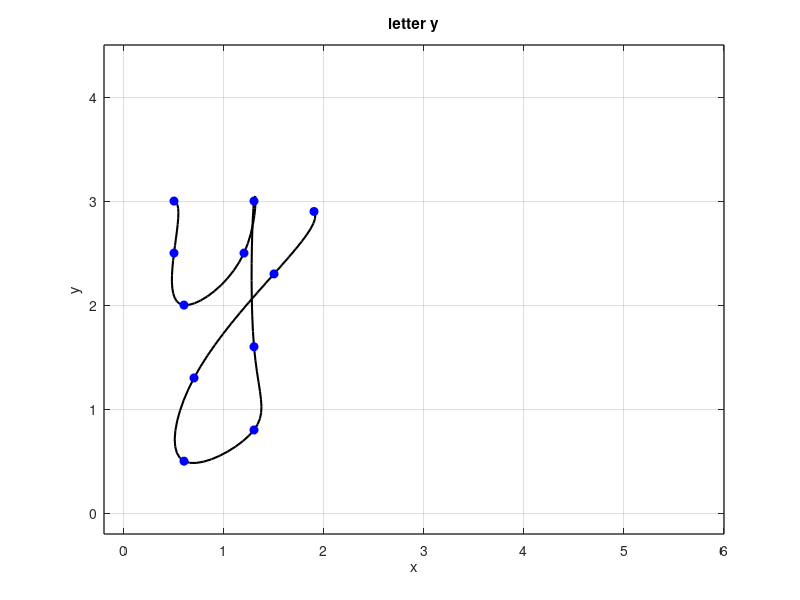

Reproduce this figure in MATLAB.
% Define data points
x = [0.5 0.5 0.6 1.2 1.3 1.3 1.3 0.6 0.7 1.5 1.9];
y = [3 2.5 2 2.5 3 1.6 0.8 0.5 1.3 2.3 2.9];

n = length(x);
t = 0:n-1;
tt = 0:0.1:n-1;

xx = spline(t, x, tt);
yy = spline(t, y, tt);

figure(1)
plot(xx, yy, 'k', 'LineWidth', 1.5)
hold on
plot (x, y, 'bo', 'MarkerFaceColor', 'b')
axis([-0.2 6 -0.2 4.5])
grid on
title('letter y')
xlabel('x')
ylabel('y')
set(gca, 'FontSize', 10, 'LineWidth', 1)
grid on




